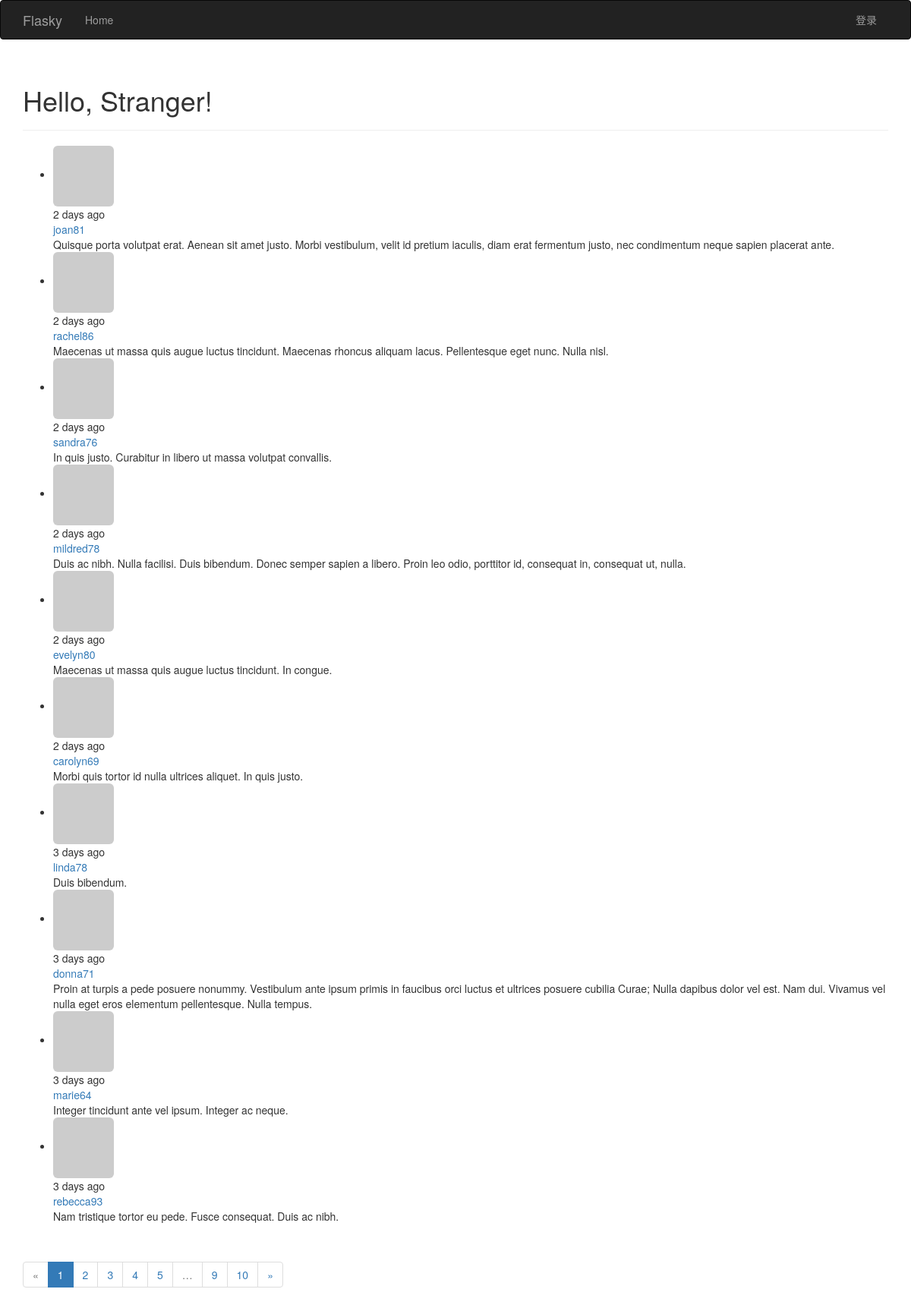
The page / on the database its author committed.
### app/models.py (models this page shows, shortened)
class Post(db.Model):
    __tablename__ = 'posts'
    id = db.Column(db.Integer, primary_key=True)
    body = db.Column(db.Text)
    body_html = db.Column(db.Text)
    timestamp = db.Column(db.DateTime, index=True, default=datetime.utcnow)
    author_id = db.Column(db.Integer, db.ForeignKey('users.id'))

class User(UserMixin, db.Model):
    __tablename__ = 'users'
    id = db.Column(db.Integer, primary_key=True)
    username = db.Column(db.String(64), unique=True, index=True)
    role_id = db.Column(db.Integer, db.ForeignKey('roles.id'))
    password_hash = db.Column(db.String(128))
    email = db.Column(db.String(64), unique=True, index=True)
    name = db.Column(db.String(64))
    location = db.Column(db.String(64))
    about_me = db.Column(db.Text())
    member_since=db.Column(db.DateTime(), default=datetime.utcnow)
    last_seen = db.Column(db.DateTime(), default=datetime.utcnow)
    confirmed = db.Column(db.Boolean, default=True)
    avatar_hash = db.Column(db.String(32))
    posts = db.relationship('Post', backref='author', lazy='dynamic')
    def gravatar(self, size=100, default='identicon', rating='g'):
        if request.is_secure:
            url = 'https://secure.gravatar.com/avatar'
        else:
            url = 'http://www.gravatar.com/avatar'
        hash = hashlib.md5(self.email.encode('utf-8')).hexdigest()
        return '{url}/{hash}?s={size}&d={default}&r={rating}'.format(url=url, hash=hash, size=size, default=default, rating=rating)
    @property
    def password(self):
        raise AttributeError('password is not a reaable attribute')

### app/main/views.py (the view)
@main.route('/', methods=['GET', 'POST'])
def index():
    form = PostForm()
    if current_user.can(Permission.WRITE_ARTICLES) and form.validate_on_submit():
        post = Post(body=form.body.data, author=current_user._get_current_object())
        db.session.add(post)
        return redirect(url_for('.index'))
    page = request.args.get('page',1,type=int)
    pagination = Post.query.order_by(Post.timestamp.desc()).paginate(page, per_page=current_app.config['FLASK_POSTS_PER_PAGE'],error_out=False)
    posts = pagination.items
    return render_template('index.html', form=form, posts=posts, pagination=pagination)

### app/auth/views.py (called while the page is built)
@auth.before_app_request
def before_request():
    if current_user.is_authenticated:
        current_user.ping()
        if not current_user.confirmed and request.endpoint[:5]!='auth.':
            return redirect(url_for('auth.unconfirmed'))

### app/main/__init__.py (called while the page is built)
@main.app_context_processor
def inject_permissions():
    return dict(Permission=Permission)

### app/models.py (called while the page is built)
    def can(self, permissions):
        return False

### app/templates/index.html (shortened to what this page needs)
{% extends "base.html" %}
{% import "bootstrap/wtf.html" as wtf %}
{% import "_macros.html" as macros %}
{% block page_content %}
    <div class="page-header">
        <h1>Hello, {% if current_user.is_authenticated %}{{ current_user.username }}{% else %}Stranger{% endif %}!</h1>
    </div>
    {% include '_posts.html' %}
    {% if pagination %}
        <div class="pagination">
            {{ macros.pagination_widget(pagination,'.index') }}
        </div>
    {% endif %}
{% endblock %}

### app/templates/_posts.html (shortened to what this page needs)
<ul class="posts">
    {% for post in posts %}
    <li class="post">
        <div class="post-thumbnail">
            <a href="{{ url_for('.user', username=post.author.username) }}">
                <img class="img-rounded profile-thumbnail" src="{{ post.author.gravatar(size=40) }}">
            </a>
        </div>
        <div class="post-content">
            <div class="post-date">{{ moment(post.timestamp).fromNow() }}</div>
            <div class="post-author"><a href="{{ url_for('.user', username=post.author.username) }}">{{ post.author.username }}</a></div>
            <div class="post-body">
                    {{ post.body }}
            </div>
        </div>
    </li>
    {% endfor %}
</ul>

### rows shown on the page
Post: timestamp "2 days ago", author.username "joan81", body "Quisque porta volutpat erat. Aenean sit amet justo. Morbi vestibulum, velit id pretium iaculis, diam erat fermentum justo, nec condimentum neque sapien placerat ante."
Post: timestamp "2 days ago", author.username "rachel86", body "Maecenas ut massa quis augue luctus tincidunt. Maecenas rhoncus aliquam lacus. Pellentesque eget nunc. Nulla nisl."
Post: timestamp "2 days ago", author.username "sandra76", body "In quis justo. Curabitur in libero ut massa volutpat convallis."
Post: timestamp "2 days ago", author.username "mildred78", body "Duis ac nibh. Nulla facilisi. Duis bibendum. Donec semper sapien a libero. Proin leo odio, porttitor id, consequat in, consequat ut, nulla."
Post: timestamp "2 days ago", author.username "evelyn80", body "Maecenas ut massa quis augue luctus tincidunt. In congue."
Post: timestamp "2 days ago", author.username "carolyn69", body "Morbi quis tortor id nulla ultrices aliquet. In quis justo."
Post: timestamp "3 days ago", author.username "linda78", body "Duis bibendum."
Post: timestamp "3 days ago", author.username "donna71", body "Proin at turpis a pede posuere nonummy. Vestibulum ante ipsum primis in faucibus orci luctus et ultrices posuere cubilia Curae; Nulla dapibus dolor vel est. Nam dui. Vivamus vel nulla eget eros elementum pellentesque. Nulla tempus."
Post: timestamp "3 days ago", author.username "marie64", body "Integer tincidunt ante vel ipsum. Integer ac neque."
Post: timestamp "3 days ago", author.username "rebecca93", body "Nam tristique tortor eu pede. Fusce consequat. Duis ac nibh."

### other values the page prints
{{ p }} "1"
{{ p }} "2" "3" "4" "5" "9" "10"
